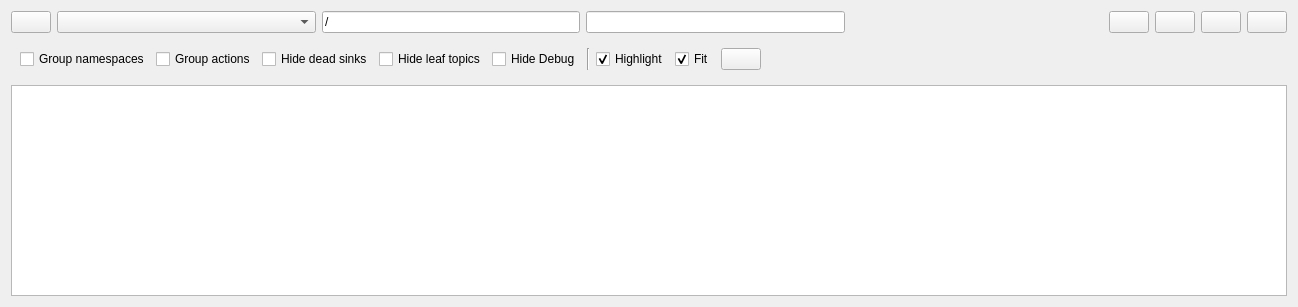
<?xml version="1.0" encoding="UTF-8"?>
<ui version="4.0">
 <class>RosGraphWidget</class>
 <widget class="QWidget" name="RosGraphWidget">
  <property name="enabled">
   <bool>true</bool>
  </property>
  <property name="geometry">
   <rect>
    <x>0</x>
    <y>0</y>
    <width>1298</width>
    <height>307</height>
   </rect>
  </property>
  <property name="windowTitle">
   <string>ROS Graph (mod)</string>
  </property>
  <layout class="QVBoxLayout" name="verticalLayout" stretch="0,0,0">
   <item>
    <layout class="QHBoxLayout" name="horizontalLayout" stretch="0,0,0,0,0,0,0,0,0">
     <item>
      <widget class="QPushButton" name="refresh_graph_push_button">
       <property name="toolTip">
        <string>Refresh ROS graph</string>
       </property>
      </widget>
     </item>
     <item>
      <widget class="QComboBox" name="graph_type_combo_box">
       <property name="sizePolicy">
        <sizepolicy hsizetype="Expanding" vsizetype="Fixed">
         <horstretch>0</horstretch>
         <verstretch>0</verstretch>
        </sizepolicy>
       </property>
       <property name="toolTip">
        <string>Choose graph type</string>
       </property>
      </widget>
     </item>
     <item>
      <widget class="QLineEdit" name="filter_line_edit">
       <property name="toolTip">
        <string>Namespace filter, comma separated list of names/regexp to include or exclude. Example: -/rqt.*</string>
       </property>
       <property name="text">
        <string notr="true">/</string>
       </property>
      </widget>
     </item>
     <item>
      <widget class="QLineEdit" name="topic_filter_line_edit">
       <property name="toolTip">
        <string>Topic filter, comma separated list of names/regexp to include or exclude. Example: -/tf</string>
       </property>
      </widget>
     </item>
     <item>
      <spacer name="horizontalSpacer">
       <property name="orientation">
        <enum>Qt::Horizontal</enum>
       </property>
       <property name="sizeHint" stdset="0">
        <size>
         <width>40</width>
         <height>20</height>
        </size>
       </property>
      </spacer>
     </item>
     <item>
      <widget class="QPushButton" name="load_dot_push_button">
       <property name="toolTip">
        <string>Load DOT graph from file</string>
       </property>
      </widget>
     </item>
     <item>
      <widget class="QPushButton" name="save_dot_push_button">
       <property name="toolTip">
        <string>Save as DOT graph</string>
       </property>
      </widget>
     </item>
     <item>
      <widget class="QPushButton" name="save_as_svg_push_button">
       <property name="toolTip">
        <string>Save as SVG</string>
       </property>
      </widget>
     </item>
     <item>
      <widget class="QPushButton" name="save_as_image_push_button">
       <property name="toolTip">
        <string>Save as image</string>
       </property>
      </widget>
     </item>
    </layout>
   </item>
   <item>
    <widget class="QWidget" name="widget" native="true">
     <layout class="QHBoxLayout" name="horizontalLayout_4">
      <item>
       <widget class="QCheckBox" name="namespace_cluster_check_box">
        <property name="toolTip">
         <string>Show namespace boxes</string>
        </property>
        <property name="text">
         <string>Group namespaces</string>
        </property>
       </widget>
      </item>
      <item>
       <widget class="QCheckBox" name="actionlib_check_box">
        <property name="toolTip">
         <string>Summarize action topics into one virtual topic node (named &lt;action_server&gt;/action_topics)</string>
        </property>
        <property name="text">
         <string>Group actions</string>
        </property>
       </widget>
      </item>
      <item>
       <widget class="QCheckBox" name="dead_sinks_check_box">
        <property name="toolTip">
         <string>Hide topics without subscribers</string>
        </property>
        <property name="text">
         <string>Hide dead sinks</string>
        </property>
       </widget>
      </item>
      <item>
       <widget class="QCheckBox" name="leaf_topics_check_box">
        <property name="toolTip">
         <string>Hide topics with one connection only (implicates dead sinks)</string>
        </property>
        <property name="text">
         <string>Hide leaf topics</string>
        </property>
       </widget>
      </item>
      <item>
       <widget class="QCheckBox" name="quiet_check_box">
        <property name="toolTip">
         <string>Hide common debugging nodes</string>
        </property>
        <property name="text">
         <string>Hide Debug</string>
        </property>
       </widget>
      </item>
      <item>
       <widget class="Line" name="line">
        <property name="orientation">
         <enum>Qt::Vertical</enum>
        </property>
       </widget>
      </item>
      <item>
       <widget class="QCheckBox" name="highlight_connections_check_box">
        <property name="toolTip">
         <string>Highlight incoming and outgoing connections on mouse over</string>
        </property>
        <property name="text">
         <string>Highlight</string>
        </property>
        <property name="checked">
         <bool>true</bool>
        </property>
       </widget>
      </item>
      <item>
       <widget class="QCheckBox" name="auto_fit_graph_check_box">
        <property name="toolTip">
         <string>Automatically fit graph into view on update</string>
        </property>
        <property name="text">
         <string>Fit</string>
        </property>
        <property name="checked">
         <bool>true</bool>
        </property>
       </widget>
      </item>
      <item>
       <widget class="QPushButton" name="fit_in_view_push_button">
        <property name="toolTip">
         <string>Fit graph in view</string>
        </property>
       </widget>
      </item>
      <item>
       <spacer name="horizontalSpacer_2">
        <property name="orientation">
         <enum>Qt::Horizontal</enum>
        </property>
        <property name="sizeHint" stdset="0">
         <size>
          <width>40</width>
          <height>20</height>
         </size>
        </property>
       </spacer>
      </item>
     </layout>
    </widget>
   </item>
   <item>
    <widget class="InteractiveGraphicsView" name="graphics_view">
     <property name="renderHints">
      <set>QPainter::Antialiasing|QPainter::HighQualityAntialiasing|QPainter::SmoothPixmapTransform|QPainter::TextAntialiasing</set>
     </property>
     <property name="resizeAnchor">
      <enum>QGraphicsView::AnchorViewCenter</enum>
     </property>
    </widget>
   </item>
  </layout>
 </widget>
 <customwidgets>
  <customwidget>
   <class>InteractiveGraphicsView</class>
   <extends>QGraphicsView</extends>
   <header>rqt_graph.interactive_graphics_view</header>
  </customwidget>
 </customwidgets>
 <resources/>
 <connections/>
</ui>
